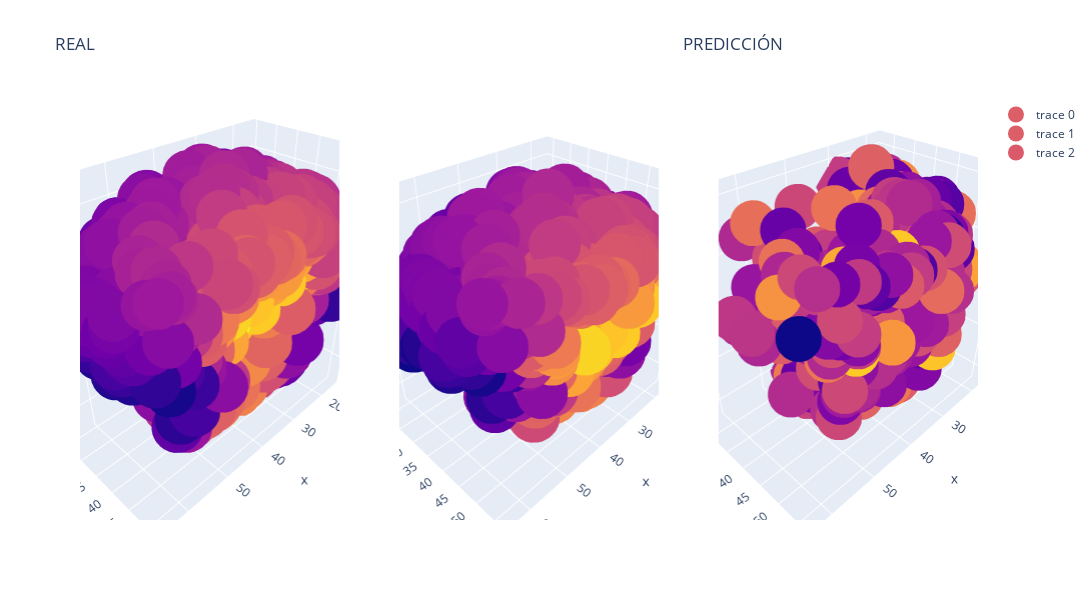

Notebook code for this chart:
### Code cell
# Crear una figura con subplots
fig = make_subplots(rows=1, cols=3, 
                    specs=[[{'type': 'scatter3d'}, {'type': 'scatter3d'}, {'type': 'scatter3d'}]])

# Añadir el primer gráfico tridimensional
fig.add_trace(go.Scatter3d(
    x=aux_plot['real_X'],
    y=aux_plot['real_Y'],
    z=aux_plot['real_Z'],
    mode='markers',
    marker=dict(size=18, color=aux_plot['USUM']),
    #name='Real'
), row=1, col=1)

# Añadir el segundo gráfico tridimensional
fig.add_trace(go.Scatter3d(
    x=aux_plot['pred_X'],
    y=aux_plot['pred_Y'],
    z=aux_plot['pred_Z'],
    mode='markers',
    marker=dict(size=18, color=aux_plot['USUM']),
    #name='Predicción'
), row=1, col=2)

# Añadir el tercer gráfico tridimensional
fig.add_trace(go.Scatter3d(
    x=aux_plot.loc[aux_plot["relativ_dif_real_pred_Y"] > 0.20, 'pred_X'],
    y=aux_plot.loc[aux_plot["relativ_dif_real_pred_Y"] > 0.20, 'pred_Y'],
    z=aux_plot.loc[aux_plot["relativ_dif_real_pred_Y"] > 0.20, 'pred_Z'],
    mode='markers',
    marker=dict(size=16, color=aux_plot.loc[aux_plot["relativ_dif_real_pred_Y"] > 0.1, 'USUM']),
    #name='Puntos con Error > 10%'
), row=1, col=3)

# Actualizar el layout de la figura
fig.update_layout(height=600, width=1800, title_text="                                  REAL                                                                                                                                                   PREDICCIÓN                                                                               Puntos con Err. relativo >10%")

# Mostrar la figura
fig.show()

### Figure 1 — Plotly figure (JSON) as saved in the notebook; plotly's stock layout.template omitted (floating-point values rounded to 4 significant figures; data arrays with more than 128 entries replaced by an {"elided": "..."} marker saying what was removed)
{"data": [{"marker": {"color": {"elided": "699 float values"}, "size": 18}, "mode": "markers", "scene": "scene", "type": "scatter3d", "x": {"elided": "699 float values"}, "y": {"elided": "699 float values"}, "z": {"elided": "699 float values"}}, {"marker": {"color": {"elided": "699 float values"}, "size": 18}, "mode": "markers", "scene": "scene2", "type": "scatter3d", "x": {"elided": "699 float values"}, "y": {"elided": "699 float values"}, "z": {"elided": "699 float values"}}, {"marker": {"color": {"elided": "352 float values"}, "size": 16}, "mode": "markers", "scene": "scene3", "type": "scatter3d", "x": {"elided": "320 float values"}, "y": {"elided": "320 float values"}, "z": {"elided": "320 float values"}}], "layout": {"height": 600, "scene": {"domain": {"x": [0, 0.2889], "y": [0, 1]}}, "scene2": {"domain": {"x": [0.3556, 0.6444], "y": [0, 1]}}, "scene3": {"domain": {"x": [0.7111, 1], "y": [0, 1]}}, "title": {"text": "                                  REAL                                                                                                                                                   PREDICCIÓN                                                                               Puntos con Err. relativo >10%"}, "width": 1800}}
